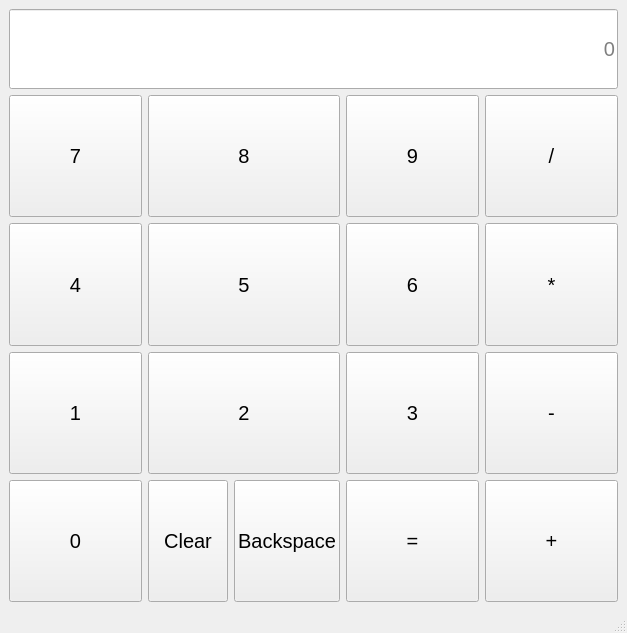
<?xml version="1.0" encoding="UTF-8"?>
<ui version="4.0">
 <class>MainWindow</class>
 <widget class="QMainWindow" name="MainWindow">
  <property name="geometry">
   <rect>
    <x>0</x>
    <y>0</y>
    <width>627</width>
    <height>633</height>
   </rect>
  </property>
  <property name="windowTitle">
   <string>MainWindow</string>
  </property>
  <widget class="QWidget" name="centralwidget">
   <layout class="QGridLayout" name="gridLayout_2">
    <item row="0" column="0">
     <layout class="QVBoxLayout" name="verticalLayout">
      <item>
       <widget class="QLineEdit" name="lineEdit">
        <property name="sizePolicy">
         <sizepolicy hsizetype="Expanding" vsizetype="Fixed">
          <horstretch>0</horstretch>
          <verstretch>0</verstretch>
         </sizepolicy>
        </property>
        <property name="minimumSize">
         <size>
          <width>0</width>
          <height>80</height>
         </size>
        </property>
        <property name="font">
         <font>
          <pointsize>15</pointsize>
         </font>
        </property>
        <property name="alignment">
         <set>Qt::AlignmentFlag::AlignRight|Qt::AlignmentFlag::AlignTrailing|Qt::AlignmentFlag::AlignVCenter</set>
        </property>
        <property name="placeholderText">
         <string>0</string>
        </property>
       </widget>
      </item>
      <item>
       <layout class="QGridLayout" name="gridLayout">
        <item row="7" column="0">
         <widget class="QPushButton" name="pushButton_7">
          <property name="sizePolicy">
           <sizepolicy hsizetype="Minimum" vsizetype="Expanding">
            <horstretch>0</horstretch>
            <verstretch>0</verstretch>
           </sizepolicy>
          </property>
          <property name="font">
           <font>
            <pointsize>15</pointsize>
           </font>
          </property>
          <property name="text">
           <string>1</string>
          </property>
         </widget>
        </item>
        <item row="7" column="2">
         <widget class="QPushButton" name="pushButton_9">
          <property name="sizePolicy">
           <sizepolicy hsizetype="Minimum" vsizetype="Expanding">
            <horstretch>0</horstretch>
            <verstretch>0</verstretch>
           </sizepolicy>
          </property>
          <property name="font">
           <font>
            <pointsize>15</pointsize>
           </font>
          </property>
          <property name="text">
           <string>3</string>
          </property>
         </widget>
        </item>
        <item row="4" column="0">
         <widget class="QPushButton" name="pushButton_4">
          <property name="sizePolicy">
           <sizepolicy hsizetype="Minimum" vsizetype="Expanding">
            <horstretch>0</horstretch>
            <verstretch>0</verstretch>
           </sizepolicy>
          </property>
          <property name="font">
           <font>
            <pointsize>15</pointsize>
           </font>
          </property>
          <property name="text">
           <string>4</string>
          </property>
         </widget>
        </item>
        <item row="1" column="2">
         <widget class="QPushButton" name="pushButton_3">
          <property name="sizePolicy">
           <sizepolicy hsizetype="Minimum" vsizetype="Expanding">
            <horstretch>0</horstretch>
            <verstretch>0</verstretch>
           </sizepolicy>
          </property>
          <property name="font">
           <font>
            <pointsize>15</pointsize>
           </font>
          </property>
          <property name="text">
           <string>9</string>
          </property>
         </widget>
        </item>
        <item row="1" column="0">
         <widget class="QPushButton" name="pushButton">
          <property name="sizePolicy">
           <sizepolicy hsizetype="Minimum" vsizetype="Expanding">
            <horstretch>0</horstretch>
            <verstretch>0</verstretch>
           </sizepolicy>
          </property>
          <property name="font">
           <font>
            <pointsize>15</pointsize>
           </font>
          </property>
          <property name="text">
           <string>7</string>
          </property>
         </widget>
        </item>
        <item row="4" column="2">
         <widget class="QPushButton" name="pushButton_6">
          <property name="sizePolicy">
           <sizepolicy hsizetype="Minimum" vsizetype="Expanding">
            <horstretch>0</horstretch>
            <verstretch>0</verstretch>
           </sizepolicy>
          </property>
          <property name="font">
           <font>
            <pointsize>15</pointsize>
           </font>
          </property>
          <property name="text">
           <string>6</string>
          </property>
         </widget>
        </item>
        <item row="4" column="1">
         <widget class="QPushButton" name="pushButton_5">
          <property name="sizePolicy">
           <sizepolicy hsizetype="Minimum" vsizetype="Expanding">
            <horstretch>0</horstretch>
            <verstretch>0</verstretch>
           </sizepolicy>
          </property>
          <property name="font">
           <font>
            <pointsize>15</pointsize>
           </font>
          </property>
          <property name="text">
           <string>5</string>
          </property>
         </widget>
        </item>
        <item row="1" column="1">
         <widget class="QPushButton" name="pushButton_2">
          <property name="sizePolicy">
           <sizepolicy hsizetype="Minimum" vsizetype="Expanding">
            <horstretch>0</horstretch>
            <verstretch>0</verstretch>
           </sizepolicy>
          </property>
          <property name="font">
           <font>
            <pointsize>15</pointsize>
           </font>
          </property>
          <property name="text">
           <string>8</string>
          </property>
         </widget>
        </item>
        <item row="7" column="1">
         <widget class="QPushButton" name="pushButton_8">
          <property name="sizePolicy">
           <sizepolicy hsizetype="Minimum" vsizetype="Expanding">
            <horstretch>0</horstretch>
            <verstretch>0</verstretch>
           </sizepolicy>
          </property>
          <property name="font">
           <font>
            <pointsize>15</pointsize>
           </font>
          </property>
          <property name="text">
           <string>2</string>
          </property>
         </widget>
        </item>
        <item row="9" column="2">
         <widget class="QPushButton" name="pushButton_14">
          <property name="sizePolicy">
           <sizepolicy hsizetype="Minimum" vsizetype="Expanding">
            <horstretch>0</horstretch>
            <verstretch>0</verstretch>
           </sizepolicy>
          </property>
          <property name="font">
           <font>
            <pointsize>15</pointsize>
           </font>
          </property>
          <property name="text">
           <string>=</string>
          </property>
         </widget>
        </item>
        <item row="9" column="0">
         <widget class="QPushButton" name="pushButton_10">
          <property name="sizePolicy">
           <sizepolicy hsizetype="Minimum" vsizetype="Expanding">
            <horstretch>0</horstretch>
            <verstretch>0</verstretch>
           </sizepolicy>
          </property>
          <property name="font">
           <font>
            <pointsize>15</pointsize>
           </font>
          </property>
          <property name="text">
           <string>0</string>
          </property>
         </widget>
        </item>
        <item row="9" column="3">
         <widget class="QPushButton" name="pushButton_13">
          <property name="sizePolicy">
           <sizepolicy hsizetype="Minimum" vsizetype="Expanding">
            <horstretch>0</horstretch>
            <verstretch>0</verstretch>
           </sizepolicy>
          </property>
          <property name="font">
           <font>
            <pointsize>15</pointsize>
           </font>
          </property>
          <property name="text">
           <string>+</string>
          </property>
         </widget>
        </item>
        <item row="7" column="3">
         <widget class="QPushButton" name="pushButton_12">
          <property name="sizePolicy">
           <sizepolicy hsizetype="Minimum" vsizetype="Expanding">
            <horstretch>0</horstretch>
            <verstretch>0</verstretch>
           </sizepolicy>
          </property>
          <property name="font">
           <font>
            <pointsize>15</pointsize>
           </font>
          </property>
          <property name="text">
           <string>-</string>
          </property>
         </widget>
        </item>
        <item row="4" column="3">
         <widget class="QPushButton" name="pushButton_11">
          <property name="sizePolicy">
           <sizepolicy hsizetype="Minimum" vsizetype="Expanding">
            <horstretch>0</horstretch>
            <verstretch>0</verstretch>
           </sizepolicy>
          </property>
          <property name="font">
           <font>
            <pointsize>15</pointsize>
           </font>
          </property>
          <property name="text">
           <string>*</string>
          </property>
         </widget>
        </item>
        <item row="1" column="3">
         <widget class="QPushButton" name="pushButton_15">
          <property name="sizePolicy">
           <sizepolicy hsizetype="Minimum" vsizetype="Expanding">
            <horstretch>0</horstretch>
            <verstretch>0</verstretch>
           </sizepolicy>
          </property>
          <property name="font">
           <font>
            <pointsize>15</pointsize>
           </font>
          </property>
          <property name="text">
           <string>/</string>
          </property>
         </widget>
        </item>
        <item row="9" column="1">
         <layout class="QHBoxLayout" name="horizontalLayout">
          <item>
           <widget class="QPushButton" name="pushButton_16">
            <property name="sizePolicy">
             <sizepolicy hsizetype="Minimum" vsizetype="Expanding">
              <horstretch>0</horstretch>
              <verstretch>0</verstretch>
             </sizepolicy>
            </property>
            <property name="font">
             <font>
              <pointsize>15</pointsize>
             </font>
            </property>
            <property name="text">
             <string>Clear</string>
            </property>
           </widget>
          </item>
          <item>
           <widget class="QPushButton" name="pushButton_17">
            <property name="sizePolicy">
             <sizepolicy hsizetype="Minimum" vsizetype="Expanding">
              <horstretch>0</horstretch>
              <verstretch>0</verstretch>
             </sizepolicy>
            </property>
            <property name="font">
             <font>
              <pointsize>15</pointsize>
             </font>
            </property>
            <property name="text">
             <string>Backspace</string>
            </property>
           </widget>
          </item>
         </layout>
        </item>
       </layout>
      </item>
     </layout>
    </item>
   </layout>
  </widget>
  <widget class="QMenuBar" name="menubar">
   <property name="geometry">
    <rect>
     <x>0</x>
     <y>0</y>
     <width>627</width>
     <height>22</height>
    </rect>
   </property>
  </widget>
  <widget class="QStatusBar" name="statusbar"/>
 </widget>
 <resources/>
 <connections>
  <connection>
   <sender>pushButton_10</sender>
   <signal>clicked()</signal>
   <receiver>MainWindow</receiver>
   <slot>add0()</slot>
   <hints>
    <hint type="sourcelabel">
     <x>45</x>
     <y>581</y>
    </hint>
    <hint type="destinationlabel">
     <x>14</x>
     <y>422</y>
    </hint>
   </hints>
  </connection>
  <connection>
   <sender>pushButton_7</sender>
   <signal>clicked()</signal>
   <receiver>MainWindow</receiver>
   <slot>add1()</slot>
   <hints>
    <hint type="sourcelabel">
     <x>56</x>
     <y>455</y>
    </hint>
    <hint type="destinationlabel">
     <x>55</x>
     <y>421</y>
    </hint>
   </hints>
  </connection>
  <connection>
   <sender>pushButton_8</sender>
   <signal>clicked()</signal>
   <receiver>MainWindow</receiver>
   <slot>add2()</slot>
   <hints>
    <hint type="sourcelabel">
     <x>201</x>
     <y>455</y>
    </hint>
    <hint type="destinationlabel">
     <x>77</x>
     <y>424</y>
    </hint>
   </hints>
  </connection>
  <connection>
   <sender>pushButton_9</sender>
   <signal>clicked()</signal>
   <receiver>MainWindow</receiver>
   <slot>add3()</slot>
   <hints>
    <hint type="sourcelabel">
     <x>392</x>
     <y>455</y>
    </hint>
    <hint type="destinationlabel">
     <x>111</x>
     <y>350</y>
    </hint>
   </hints>
  </connection>
  <connection>
   <sender>pushButton_14</sender>
   <signal>clicked()</signal>
   <receiver>MainWindow</receiver>
   <slot>equals()</slot>
   <hints>
    <hint type="sourcelabel">
     <x>403</x>
     <y>581</y>
    </hint>
    <hint type="destinationlabel">
     <x>114</x>
     <y>381</y>
    </hint>
   </hints>
  </connection>
  <connection>
   <sender>pushButton_13</sender>
   <signal>clicked()</signal>
   <receiver>MainWindow</receiver>
   <slot>sum()</slot>
   <hints>
    <hint type="sourcelabel">
     <x>582</x>
     <y>581</y>
    </hint>
    <hint type="destinationlabel">
     <x>134</x>
     <y>354</y>
    </hint>
   </hints>
  </connection>
  <connection>
   <sender>pushButton_12</sender>
   <signal>clicked()</signal>
   <receiver>MainWindow</receiver>
   <slot>minus()</slot>
   <hints>
    <hint type="sourcelabel">
     <x>582</x>
     <y>455</y>
    </hint>
    <hint type="destinationlabel">
     <x>135</x>
     <y>391</y>
    </hint>
   </hints>
  </connection>
  <connection>
   <sender>pushButton_11</sender>
   <signal>clicked()</signal>
   <receiver>MainWindow</receiver>
   <slot>multiply()</slot>
   <hints>
    <hint type="sourcelabel">
     <x>582</x>
     <y>350</y>
    </hint>
    <hint type="destinationlabel">
     <x>163</x>
     <y>363</y>
    </hint>
   </hints>
  </connection>
  <connection>
   <sender>pushButton_15</sender>
   <signal>clicked()</signal>
   <receiver>MainWindow</receiver>
   <slot>divide()</slot>
   <hints>
    <hint type="sourcelabel">
     <x>719</x>
     <y>246</y>
    </hint>
    <hint type="destinationlabel">
     <x>166</x>
     <y>401</y>
    </hint>
   </hints>
  </connection>
  <connection>
   <sender>pushButton_6</sender>
   <signal>clicked()</signal>
   <receiver>MainWindow</receiver>
   <slot>add6()</slot>
   <hints>
    <hint type="sourcelabel">
     <x>392</x>
     <y>331</y>
    </hint>
    <hint type="destinationlabel">
     <x>183</x>
     <y>374</y>
    </hint>
   </hints>
  </connection>
  <connection>
   <sender>pushButton_5</sender>
   <signal>clicked()</signal>
   <receiver>MainWindow</receiver>
   <slot>add5()</slot>
   <hints>
    <hint type="sourcelabel">
     <x>215</x>
     <y>331</y>
    </hint>
    <hint type="destinationlabel">
     <x>189</x>
     <y>415</y>
    </hint>
   </hints>
  </connection>
  <connection>
   <sender>pushButton_4</sender>
   <signal>clicked()</signal>
   <receiver>MainWindow</receiver>
   <slot>add4()</slot>
   <hints>
    <hint type="sourcelabel">
     <x>47</x>
     <y>370</y>
    </hint>
    <hint type="destinationlabel">
     <x>177</x>
     <y>467</y>
    </hint>
   </hints>
  </connection>
  <connection>
   <sender>pushButton</sender>
   <signal>clicked()</signal>
   <receiver>MainWindow</receiver>
   <slot>add7()</slot>
   <hints>
    <hint type="sourcelabel">
     <x>81</x>
     <y>173</y>
    </hint>
    <hint type="destinationlabel">
     <x>247</x>
     <y>461</y>
    </hint>
   </hints>
  </connection>
  <connection>
   <sender>pushButton_2</sender>
   <signal>clicked()</signal>
   <receiver>MainWindow</receiver>
   <slot>add8()</slot>
   <hints>
    <hint type="sourcelabel">
     <x>259</x>
     <y>243</y>
    </hint>
    <hint type="destinationlabel">
     <x>181</x>
     <y>511</y>
    </hint>
   </hints>
  </connection>
  <connection>
   <sender>pushButton_3</sender>
   <signal>clicked()</signal>
   <receiver>MainWindow</receiver>
   <slot>add9()</slot>
   <hints>
    <hint type="sourcelabel">
     <x>542</x>
     <y>246</y>
    </hint>
    <hint type="destinationlabel">
     <x>231</x>
     <y>512</y>
    </hint>
   </hints>
  </connection>
  <connection>
   <sender>pushButton_16</sender>
   <signal>clicked()</signal>
   <receiver>MainWindow</receiver>
   <slot>clearLine()</slot>
   <hints>
    <hint type="sourcelabel">
     <x>237</x>
     <y>576</y>
    </hint>
    <hint type="destinationlabel">
     <x>169</x>
     <y>652</y>
    </hint>
   </hints>
  </connection>
  <connection>
   <sender>pushButton_17</sender>
   <signal>clicked()</signal>
   <receiver>MainWindow</receiver>
   <slot>backspace()</slot>
   <hints>
    <hint type="sourcelabel">
     <x>296</x>
     <y>558</y>
    </hint>
    <hint type="destinationlabel">
     <x>390</x>
     <y>657</y>
    </hint>
   </hints>
  </connection>
 </connections>
 <slots>
  <slot>add0()</slot>
  <slot>add1()</slot>
  <slot>add2()</slot>
  <slot>add4()</slot>
  <slot>add5()</slot>
  <slot>add6()</slot>
  <slot>add7()</slot>
  <slot>add8()</slot>
  <slot>add9()</slot>
  <slot>sum()</slot>
  <slot>multiply()</slot>
  <slot>divide()</slot>
  <slot>minus()</slot>
  <slot>equals()</slot>
  <slot>add3()</slot>
  <slot>clearLine()</slot>
  <slot>backspace()</slot>
 </slots>
</ui>
